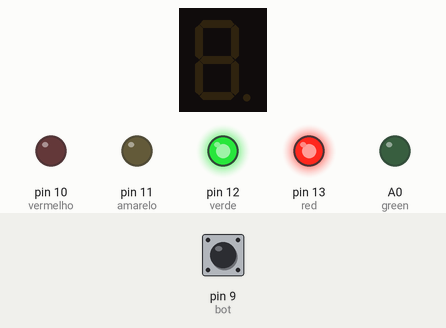
Simulated run of this sketch. Board: Arduino Uno, built with avr-gcc and run on an emulated ATmega328P. On the bench: 1-digit seven-segment display, output pins drawn as LEDs (lit = HIGH). Wiring (inferred from the names in the program): 1-digit 7-segment display, segments lit when HIGH: segments pin 2, pin 3, pin 4, pin 5, pin 6, pin 7, pin 8. Inputs (shaded band) come from the test bench; at power-on: pin 9 (bot) LOW. The segment pins are drawn as the display they are named for; pins used as bus, display or sensor lines are not drawn.

Above: at 1.2 s.
1.3 s: pin 9 (bot) pulled HIGH for 0.15 s
At 1.6 s:
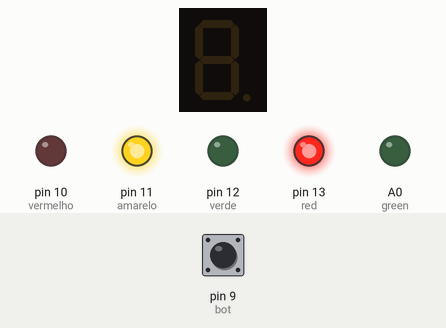
At 4.1 s:
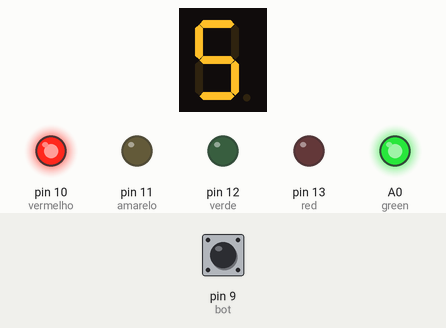
7.4 s: pin 9 (bot) pulled HIGH for 3.2 s
At 10.1 s:
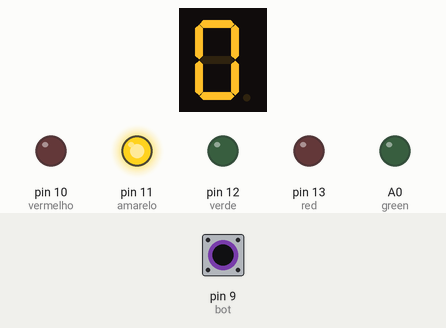
Timing chart, 0 to 18.8 s (numbered marks = the images above; inputs shaded):
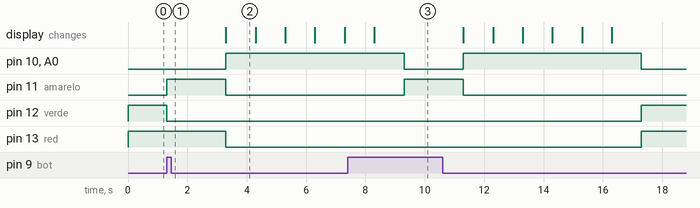

The sketch:

traffic-light-butto-display7.ino
```cpp
// Definição dos pinos para os segmentos do display
int a = 2, b = 3, c = 4, d = 5, e = 6, f = 7, g = 8;
// Pinos extras (LEDs) e Botão
int vermelho = 10, amarelo = 11, verde = 12;
int bot = 9;
int i;

//leds

int red = 13, green = A0;

void setup() {
  pinMode(red, OUTPUT);
  pinMode(green, OUTPUT);
  pinMode(bot, INPUT);
  pinMode(a, OUTPUT);
  pinMode(b, OUTPUT);
  pinMode(c, OUTPUT);
  pinMode(d, OUTPUT);
  pinMode(e, OUTPUT);
  pinMode(f, OUTPUT);
  pinMode(g, OUTPUT);

  pinMode(vermelho, OUTPUT);
  pinMode(amarelo, OUTPUT);
  pinMode(verde, OUTPUT);
}

// Funções para cada número
void limpaDisplay() {
  digitalWrite(a, LOW); digitalWrite(b, LOW); digitalWrite(c, LOW);
  digitalWrite(d, LOW); digitalWrite(e, LOW); digitalWrite(f, LOW);
  digitalWrite(g, LOW);
}

void numero0() {
  digitalWrite(a, HIGH); digitalWrite(b, HIGH); digitalWrite(c, HIGH);
  digitalWrite(d, HIGH); digitalWrite(e, HIGH); digitalWrite(f, HIGH);
  digitalWrite(g, LOW);
}

void numero1() {
  digitalWrite(a, LOW);  digitalWrite(b, HIGH); digitalWrite(c, HIGH);
  digitalWrite(d, LOW);  digitalWrite(e, LOW);  digitalWrite(f, LOW);
  digitalWrite(g, LOW);
}

void numero2() {
  digitalWrite(a, HIGH); digitalWrite(b, HIGH); digitalWrite(c, LOW);
  digitalWrite(d, HIGH); digitalWrite(e, HIGH); digitalWrite(f, LOW);
  digitalWrite(g, HIGH);
}

void numero3() {
  digitalWrite(a, HIGH); digitalWrite(b, HIGH); digitalWrite(c, HIGH);
  digitalWrite(d, HIGH); digitalWrite(e, LOW);  digitalWrite(f, LOW);
  digitalWrite(g, HIGH);
}

void numero4() {
  digitalWrite(a, LOW);  digitalWrite(b, HIGH); digitalWrite(c, HIGH);
  digitalWrite(d, LOW);  digitalWrite(e, LOW);  digitalWrite(f, HIGH);
  digitalWrite(g, HIGH);
}

void numero5() {
  digitalWrite(a, HIGH); digitalWrite(b, LOW);  digitalWrite(c, HIGH);
  digitalWrite(d, HIGH); digitalWrite(e, LOW);  digitalWrite(f, HIGH);
  digitalWrite(g, HIGH);
}

void numero6() {
  digitalWrite(a, HIGH); digitalWrite(b, LOW);  digitalWrite(c, HIGH);
  digitalWrite(d, HIGH); digitalWrite(e, HIGH); digitalWrite(f, HIGH);
  digitalWrite(g, HIGH);
}

void numero7() {
  digitalWrite(a, HIGH); digitalWrite(b, HIGH); digitalWrite(c, HIGH);
  digitalWrite(d, LOW);  digitalWrite(e, LOW);  digitalWrite(f, LOW);
  digitalWrite(g, LOW);
}

void numero8() {
  digitalWrite(a, HIGH); digitalWrite(b, HIGH); digitalWrite(c, HIGH);
  digitalWrite(d, HIGH); digitalWrite(e, HIGH); digitalWrite(f, HIGH);
  digitalWrite(g, HIGH);
}

void numero9() {
  digitalWrite(a, HIGH); digitalWrite(b, HIGH); digitalWrite(c, HIGH);
  digitalWrite(d, HIGH); digitalWrite(e, LOW);  digitalWrite(f, HIGH);
  digitalWrite(g, HIGH);
}

// Seletor de números
void dado(int n) {
  switch (n) {
    case 0: numero0(); break;
    case 1: numero1(); break;
    case 2: numero2(); break;
    case 3: numero3(); break;
    case 4: numero4(); break;
    case 5: numero5(); break;
    case 6: numero6(); break;
    case 7: numero7(); break;
    case 8: numero8(); break;
    case 9: numero9(); break;
  }
}

void loop() {
  int estado = digitalRead(bot);

  if (estado == HIGH) {
    digitalWrite(verde, 0);
    digitalWrite(amarelo, 1);
    delay(2000);
    digitalWrite(red, LOW);
    digitalWrite(amarelo, 0);
    digitalWrite(vermelho, HIGH);
    digitalWrite(green, HIGH);
    dado(5);
    delay (1000);
    dado(4);
    delay(1000);
    dado(3);
    delay (1000);
    dado(2);
    delay (1000);
    dado(1);
    delay (1000);
    dado(0);
    delay (1000);
    digitalWrite(vermelho, 0);
    digitalWrite(green, LOW);
;
  }
  else { digitalWrite(verde, 1);
  digitalWrite(green, LOW);
          digitalWrite(red, HIGH);}

}
```

Measured:
- after the input at 1.3 s, pin 10 (vermelho), A0 (green): LOW → HIGH after 2.0 s; pin 11 (amarelo): LOW → HIGH at once, → LOW 2.0 s later; pin 12 (verde): HIGH → LOW at once; pin 13 (red): HIGH → LOW after 2.0 s
- after the input at 7.4 s, pin 11 (amarelo): LOW → HIGH after 1.9 s, → LOW 2.0 s later; pin 12 (verde), pin 13 (red): LOW → HIGH after 9.9 s instead of 1.9 s
- what the display in image 2 shows lasts 1.0 s, from 3.3 s to 4.3 s
